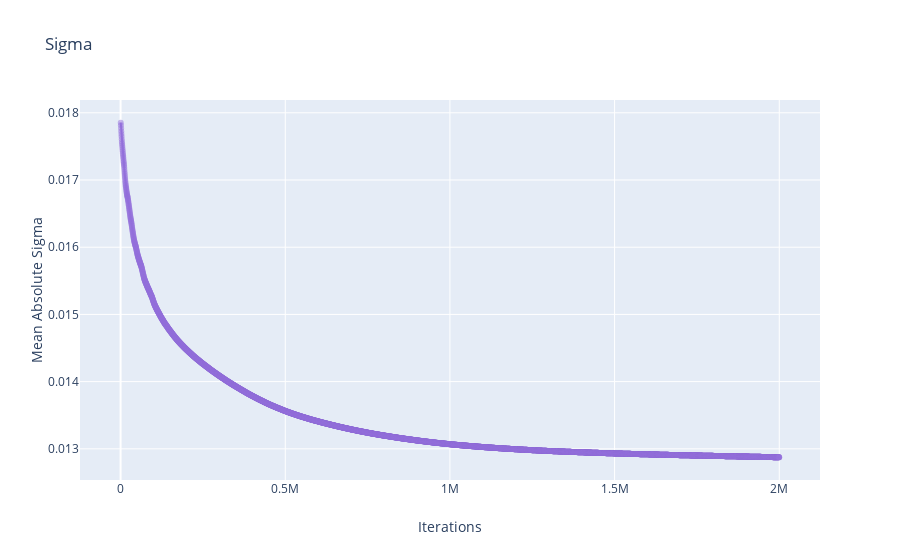

Notebook source saved alongside this figure:
### Code cell
show_sigma('logs')

### Figure 1 — Plotly figure (JSON) as saved in the notebook; plotly's stock layout.template omitted (floating-point values rounded to 4 significant figures; data arrays with more than 128 entries replaced by an {"elided": "..."} marker saying what was removed)
{"data": [{"marker": {"color": "MediumPurple", "opacity": 0.5}, "mode": "lines+markers", "name": "markers", "type": "scatter", "x": {"elided": "4000 int values"}, "y": {"elided": "4000 float values"}}], "layout": {"title": {"text": "Sigma"}, "xaxis": {"title": {"text": "Iterations"}}, "yaxis": {"title": {"text": "Mean Absolute Sigma"}}}}
